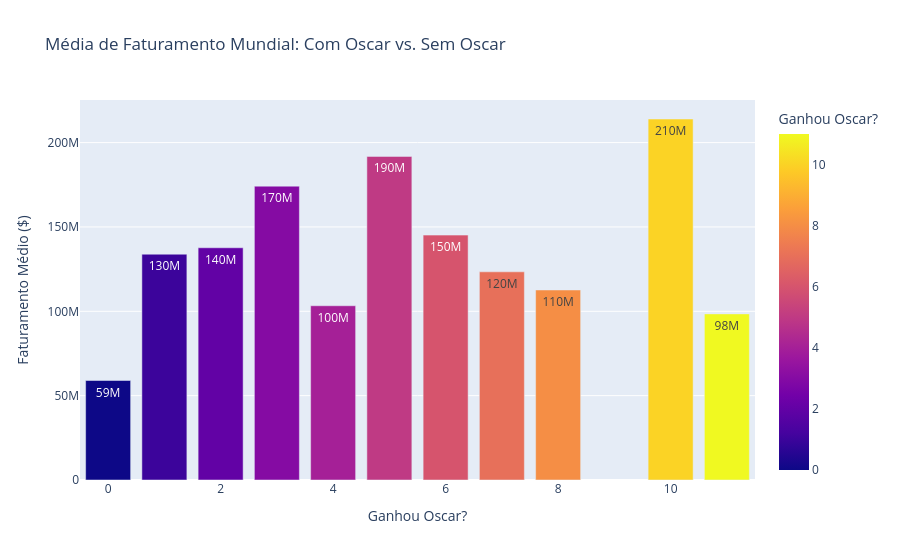

Notebook code for this chart:
### Code cell
# usando o df_financeiro que tem os valores de dinheiro)
# agrupar por ter ou não Oscar e calcular a média da bilheteria
df_oscar_money = df_financeiro.groupby('oscar')['gross_world_wide'].mean().reset_index()

# o gráfico de barras
fig_oscar_bar = px.bar(df_oscar_money, 
                    x='oscar', 
                    y='gross_world_wide',
                    color='oscar',
                    title="Média de Faturamento Mundial: Com Oscar vs. Sem Oscar",
                    labels={'gross_world_wide': 'Faturamento Médio ($)', 'oscar': 'Ganhou Oscar?'},
                    text_auto='.2s') # Mostra o valor abreviado em cima da barra (ex: 150M)

fig_oscar_bar.show()

### Figure 1 — Plotly figure (JSON) as saved in the notebook; plotly's stock layout.template omitted (floating-point values rounded to 4 significant figures)
{"data": [{"hovertemplate": "Ganhou Oscar?=%{marker.color}<br>Faturamento Médio ($)=%{y}<extra></extra>", "legendgroup": "", "marker": {"color": [0, 1, 2, 3, 4, 5, 6, 7, 8, 10, 11], "coloraxis": "coloraxis", "pattern": {"shape": ""}}, "name": "", "orientation": "v", "showlegend": false, "textposition": "auto", "texttemplate": "%{y:.2s}", "type": "bar", "x": [0, 1, 2, 3, 4, 5, 6, 7, 8, 10, 11], "xaxis": "x", "y": [58990000.0, 133900000.0, 137700000.0, 174200000.0, 103300000.0, 191800000.0, 145200000.0, 123400000.0, 112600000.0, 214000000.0, 98470000.0], "yaxis": "y"}], "layout": {"barmode": "relative", "coloraxis": {"colorbar": {"title": {"text": "Ganhou Oscar?"}}, "colorscale": [[0, "#0d0887"], [0.1111, "#46039f"], [0.2222, "#7201a8"], [0.3333, "#9c179e"], [0.4444, "#bd3786"], [0.5556, "#d8576b"], [0.6667, "#ed7953"], [0.7778, "#fb9f3a"], [0.8889, "#fdca26"], [1, "#f0f921"]]}, "legend": {"tracegroupgap": 0}, "title": {"text": "Média de Faturamento Mundial: Com Oscar vs. Sem Oscar"}, "xaxis": {"anchor": "y", "domain": [0, 1], "title": {"text": "Ganhou Oscar?"}}, "yaxis": {"anchor": "x", "domain": [0, 1], "title": {"text": "Faturamento Médio ($)"}}}}
